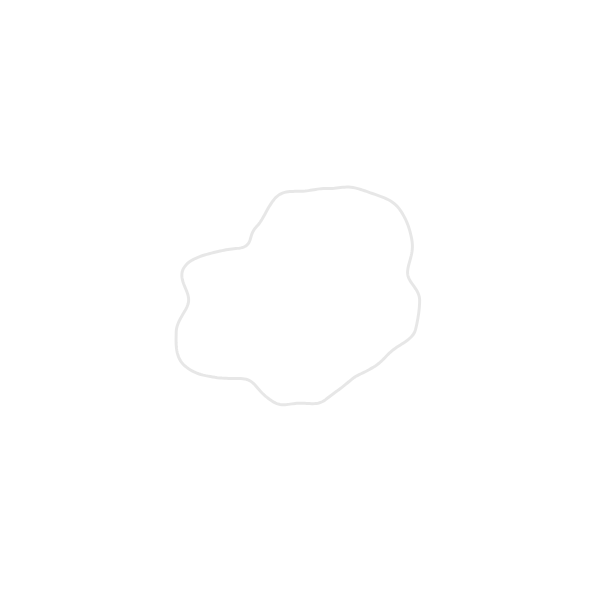
Frame 1 (no input)
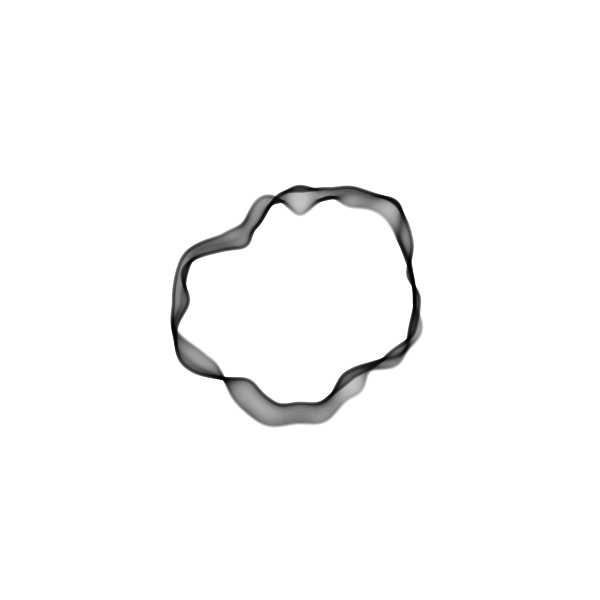
Frame 60 (no input)
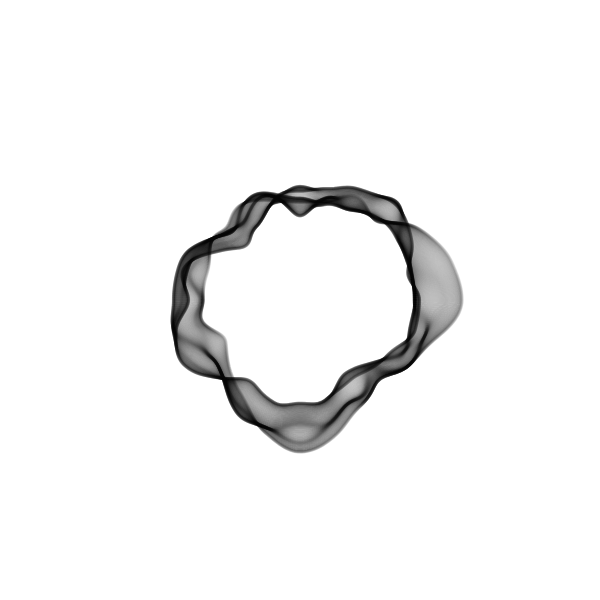
Frame 120 (the mouse pressed at the canvas centre since frame 60)

The p5.js sketch that drew these frames (run headless with seeded random() and noise() and a simulated clock; from frame 60 on, the mouse is pressed at the canvas centre):

// p5.js sketch
// ── sketch.js
/*******************************************************************************
 * Morph
 * Michael Ruppe
 *
 * Demonstrates 3D noise. Two dimensions close a circle without discontinuities
 * and the third to animate over time.
 ******************************************************************************/


let numPoints = 400;
let theta = 0;
let r;
let offset = 0;
let frame = 0;


let inc = 4e-3;
let size = 400;
let alpha = 24;

function setup() {
  createCanvas(600,600);
  background(255);
  r = width/2;
}


function draw() {
  strokeWeight(3);
  noFill();
  translate(width/2, height/2);


  // Draw the eerie shape
  stroke(0,alpha);
  drawShape(offset);

  // Erase the eerie shape as you go.
  if (frame > size) {
    stroke(255,alpha);
    drawShape(offset - size*inc);
  }

  offset += inc;
  frame++;

}


// Starts with a unit circle and uses points on it as inputs to the noise function
// the noise then changes the radius of a much larger circle.
function drawShape(ofs) {
  beginShape();
  for (theta = 0; theta < TWO_PI; theta += (TWO_PI / numPoints) ) {
    // use the unit circle (x,y) points as inputs for the noise function
    let x = 0.5 * cos(theta)+1;
    let y = 0.5 * sin(theta)+1;

    // Add noise
    let xn = r* (noise(x,y,ofs)) * cos(theta);
    let yn = r* (noise(x,y,ofs)) * sin(theta);

    vertex(xn , yn);
  }
  endShape();
}
